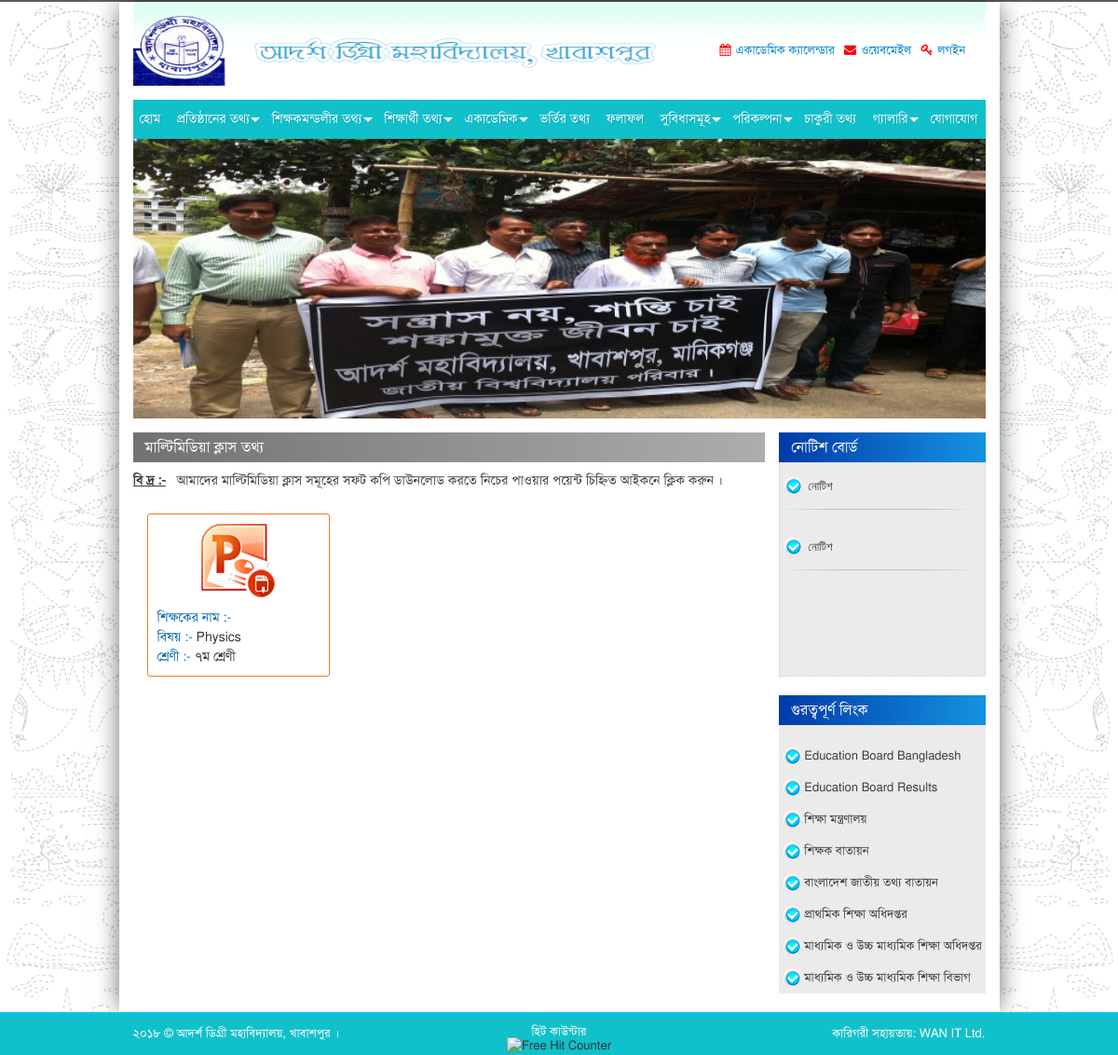
The app's page /page/content/multimedia-content with its own data.
### tables this page shows
CREATE TABLE `tbl_contact` (
  `id` tinyint(1) NOT NULL COMMENT 'PK',
  `school_name` varchar(255) NOT NULL,
  `email` varchar(255) NOT NULL,
  `address` text NOT NULL,
  `google_map` text NOT NULL,
  `logo` varchar(255) NOT NULL
);

CREATE TABLE `tbl_documents` (
  `id` int(10) NOT NULL COMMENT 'PK',
  `slug` varchar(255) NOT NULL,
  `title` varchar(255) NOT NULL,
  `file_name` varchar(255) NOT NULL
);

CREATE TABLE `tbl_static_page` (
  `id` int(10) NOT NULL COMMENT 'PK',
  `slug` varchar(255) NOT NULL,
  `title` varchar(255) NOT NULL,
  `details` text NOT NULL,
  `file_name` varchar(255) NOT NULL
);

CREATE TABLE `tbl_banners` (
  `id` int(10) NOT NULL COMMENT 'PK',
  `page` varchar(255) NOT NULL,
  `file_name` varchar(255) NOT NULL
);

CREATE TABLE `tbl_multimedia_content` (
  `id` int(10) NOT NULL COMMENT 'PK',
  `class_id` tinyint(4) NOT NULL COMMENT 'FK',
  `teacher_id` int(10) NOT NULL COMMENT 'FK',
  `title` varchar(255) NOT NULL,
  `file_name` varchar(255) NOT NULL,
  `published` datetime NOT NULL
);

CREATE TABLE `tbl_classes` (
  `id` int(10) NOT NULL COMMENT 'PK',
  `class_name` varchar(255) NOT NULL
);

CREATE TABLE `tbl_notice` (
  `id` int(10) NOT NULL COMMENT 'PK',
  `published` datetime NOT NULL,
  `title` varchar(255) NOT NULL,
  `details` text NOT NULL,
  `file_name` varchar(255) NOT NULL
);

### application/controllers/Page.php (called while the page is built, shortened)
<?php if (!defined('BASEPATH')) 	exit('Hacking Attempt: Get out of the system ..!');
class Page extends CI_Controller {
	public function content($page = NULL) {
		$this->load->view('header');
		$this->load->view($page);
		$this->load->view('footer');
	}
}

### index.php (called while the page is built, shortened)
<?php
require_once BASEPATH.'core/CodeIgniter.php';

### application/models/Contact_model.php (called while the page is built, shortened)
<?php if (!defined('BASEPATH')) 	exit('Hacking Attempt : Get Out of the system ..!');
class Contact_model extends CI_Model {
	var $table = 'contact';
	public function index() {
		$query = $this->db->get_where($this->table);
		return $query->row();
	}
}

### application/models/Documents_model.php (called while the page is built, shortened)
<?php if (!defined('BASEPATH')) 	exit('Hacking Attempt : Get Out of the system ..!');
class Documents_model extends CI_Model {
	var $table = 'documents';
	public function document_list () {
		$this->db->select('*');
		$this->db->from($this->table);
		$this->db->order_by('id', 'ASC');
		return $this->db->get()->result();
	}
}

### application/models/Static_page_model.php (called while the page is built, shortened)
<?php if (!defined('BASEPATH')) 	exit('Hacking Attempt : Get Out of the system ..!');
class Static_page_model extends CI_Model {
	var $table = 'static_page';
	public function page_list () {
		$this->db->select('*');
		$this->db->from($this->table);
		$this->db->order_by('id', 'ASC');
		return $this->db->get()->result();
	}
}

### application/models/Banners_model.php (called while the page is built, shortened)
<?php if (!defined('BASEPATH')) 	exit('Hacking Attempt : Get Out of the system ..!');
class Banners_model extends CI_Model {
	var $table = 'banners';
	public function banner_by_page ($page=NULL) {
		$this->db->select('*');
		$this->db->from($this->table);
		$this->db->where('page', $page);
		$this->db->order_by('id', 'RANDOM');
		$this->db->limit(1);
		return $this->db->get()->row();
	}
}

### application/models/Multimedia_content_model.php (called while the page is built, shortened)
<?php if (!defined('BASEPATH')) 	exit('Hacking Attempt : Get Out of the system ..!');
class Multimedia_content_model extends CI_Model {
	var $table = 'multimedia_content';
	public function mcontent () {
		$this->db->select('class_name, name, multimedia_content.*');
		$this->db->from($this->table);
		$this->db->join('classes', 'multimedia_content.class_id=classes.id', 'LEFT');
		$this->db->join('teacher', 'multimedia_content.teacher_id=teacher.id', 'LEFT');
		$this->db->order_by('id', 'DESC');
		return $this->db->get()->result();
	}
}

### application/models/Notice_model.php (called while the page is built, shortened)
<?php if (!defined('BASEPATH')) 	exit('Hacking Attempt : Get Out of the system ..!');
class Notice_model extends CI_Model {
	var $table = 'notice';
	public function notice_list () {
		$this->db->select('*');
		$this->db->from($this->table);
		$this->db->order_by('id', 'DESC');
		return $this->db->get()->result();
	}
}

### application/helpers/oyo_helper.php (called while the page is built, shortened)
<?php if (!defined('BASEPATH')) 	exit('Hacking Attempt: Get out of the system ..!');
function eng_to_bng($val) {
	$eng = array('0', '1', '2', '3', '4', '5', '6', '7', '8', '9');
	$bng = array('০', '১', '২', '৩', '৪', '৫', '৬', '৭', '৮', '৯');
	return str_ireplace($eng, $bng, $val);
}

### application/views/multimedia-content.php (the view, shortened to what this page needs)
		<div class="col-lg-12 col-md-12 col-sm-12 col-xs-12">
			<div id="main-page">
				<div class="row">
					<div class="col-lg-9 col-md-9 col-sm-9 col-xs-12">
						<div class="main-section-leftside">
							<div class="row">
								<div class="col-lg-12 col-md-12 col-sm-12 col-xs-12">
									 <div id="inner_p_content">
										 <h3 class="head_black">মাল্টিমিডিয়া ক্লাস তথ্য</h3>
										 <div class="multimedia_class">
											 <p class="paragraph" style="font-size:14px;"><strong style="text-decoration:underline">বি দ্র :-</strong> &nbsp; আমাদের মাল্টিমিডিয়া ক্লাস সমূহের সফট কপি ডাউনলোড করতে নিচের পাওয়ার পয়েন্ট চিহ্নিত আইকনে ক্লিক করুন   ।</p>
											 <?php foreach ($this->multimedia_content_model->mcontent() as $row) { ?>
												<div class="col-md-4">
													<div class="multimedia_box">
														<div class="mul_class_pic"><a href="<?php echo base_url().'assets/filemanager/multimedia_content/'.$row->file_name;?>"><img src="<?php echo base_url().'assets/site/';?>images/interface/ppt-icon.png" alt="Photo"></a></div>
													   <div class="multimedia_box_txt">
														   <p class="multimedia_box_txt_p">
															   <span class="multimedia_span">শিক্ষকের নাম :- </span><?php echo $row->name; ?><br/>
															   <span class="multimedia_span">বিষয় :- </span></span><?php echo $row->title; ?><br/>
															   <span class="multimedia_span">শ্রেণী :- </span></span><?php echo $row->class_name; ?>
														   </p>
													   </div>
												   </div>
												</div>
											 <?php } ?>
										 </div>
									 </div>
								</div>
							</div>
						</div>
					</div>
					<div class="col-lg-3 col-md-3 col-sm-3 col-xs-12 right-section-padding">
						<?php $this->load->view('sidebar');?>
					</div>
				</div>
			</div>
		</div>
	</div>
</div>
</div>

### application/views/header.php (shortened to what this page needs)
<?php
	$contact = $this->contact_model->index();
	$documents = $this->documents_model->document_list();
	$page_list = $this->static_page_model->page_list();
?>
<!DOCTYPE html>
<html lang="en">
<head>
	<link rel="stylesheet" type="text/css" href="<?php echo base_url().'assets/site/';?>css/bootstrap.min.css">
	<link rel="stylesheet" type="text/css" href="<?php echo base_url().'assets/site/';?>css/bootstrap-theme.min.css" />
	<link rel="stylesheet" type="text/css" href="<?php echo base_url().'assets/site/';?>css/fonts.css" />
	<link rel="stylesheet" type="text/css" href="<?php echo base_url().'assets/site/';?>css/client.css">
	<link rel="stylesheet" type="text/css" href="<?php echo base_url().'assets/site/';?>css/font-awesome.min.css">
	<link rel="stylesheet" type="text/css" href="<?php echo base_url().'assets/site/';?>css/addvertise_scroll.css" />
	<link rel="stylesheet" type="text/css" href="<?php echo base_url().'assets/site/';?>css/vticker.css" />
	<link rel="stylesheet" type="text/css" href="<?php echo base_url().'assets/site/';?>css/menu.css" />
	<link rel="stylesheet" href="https://cdnjs.cloudflare.com/ajax/libs/fancybox/2.1.5/jquery.fancybox.min.css" media="screen">
	<link rel="stylesheet" type="text/css" href="<?php echo base_url().'assets/site/';?>css/styles.css" />
</head>
<body>
<div class="container">
	<div class="row">
		<div id="body_wrapper">
			<div class="col-lg-12 col-md-12 col-sm-12 col-xs-12">
				<div id="header">
					<div class="header_inner">
						<div class="row">
							<div class="col-lg-8 col-md-8 col-sm-8 col-xs-12">
								<div class="logo">
									<a href="<?php echo base_url();?>"><img src="<?php echo base_url().'assets/filemanager/'.$contact->logo;?>"class="img-responsive" alt="<?php echo $contact->school_name;?>"> </a>
								</div>
							</div>
							<div class="col-lg-4 col-md-4 col-sm-4 col-xs-12">
								<div class="header-right">
									<ul>
										<li>
											<div class="calender">
												<?php foreach ($documents as $row) { if (in_array($row->id, array(1))) { ?>
													<a href="<?php echo base_url().'assets/filemanager/documents/'.$row->file_name;?>" target="_blank"><span><i class="fa fa-calendar" aria-hidden="true"></i></span><?php echo $row->title;?></a>
												<?php } } ?>
											</div>
										</li>
										<li>
											<div class="calender">
												<a href="<?php echo base_url().'webmail';?>" target="_blank"><span><i class="fa fa-envelope" aria-hidden="true"></i></span>ওয়েবমেইল</a>
											</div>
										</li>
										<li>
											<div class="calender">
												<a href="<?php echo base_url().'admin-panel';?>" target="_blank"><span><i class="fa fa-key" aria-hidden="true"></i></span>লগইন</a>
											</div>
										</li>
									</ul>
								</div>
							</div>
						</div>
					</div>
				</div>
			</div>
			<div class="col-lg-12 col-md-12 col-sm-12 col-xs-12">
				<div class="navigation">
					<div id='cssmenu'>
						<ul>
							<li><a href='<?php echo base_url();?>'><span>হোম</span></a></li>
							<li class='active has-sub'><a href='#'><span>  প্রতিষ্ঠানের তথ্য </span></a>
							</li>
							<li class='active has-sub'><a href='#'><span>  শিক্ষকমন্ডলীর তথ্য  </span></a>
							</li>
							<li class='active has-sub'><a href='#'><span>  শিক্ষার্থী তথ্য  </span></a>
							</li>
							<li class='active has-sub'><a href='#'><span>  একাডেমিক </span></a>
							</li>
							<?php foreach ($page_list as $row) { if (in_array($row->id, array(5))) { ?>
								<li><a href="<?php echo base_url()."page/single/".$row->slug;?>"><span><?php echo $row->title;?></span></a></li>
							<?php } } ?>
							<li><a href="<?php echo base_url().'page/content/results';?>"><span>ফলাফল </span></a></li>
							<li class='active has-sub'><a href='#'><span> সুবিধাসমূহ  </span></a>
							</li>
							<li class='active has-sub'><a href='#'><span> পরিকল্পনা  </span></a>
							</li>
							<?php foreach ($page_list as $row) { if (in_array($row->id, array(9))) { ?>
								<li><a href="<?php echo base_url()."page/single/".$row->slug;?>"><span><?php echo $row->title;?></span></a></li>
							<?php } } ?>
							<li class='active has-sub'><a href='#'><span> গ্যালারি </span></a>
							</li>
							<li class='last'><a href="<?php echo base_url().'page/content/contact';?>"><span>  যোগাযোগ </span></a></li>
						</ul>
					</div>
				</div>
			</div>
			<?php if($this->uri->segment(1)!=NULL) { ?>
				<div class="col-lg-12 col-md-12 col-sm-12 col-xs-12">
					<div id="banner_inner">
						<?php $banner = $this->banners_model->banner_by_page('অন্যান্য পেইজ'); ?>
						<img style="height:300px;width:100%" src="<?php echo base_url().'assets/filemanager/banners/'.$banner->file_name;?>" class="img-responsive" alt="Slider">
					</div>
				</div>
			<?php } ?>

### application/views/sidebar.php
<div class="main-section-rightside">
	<div class="notice-box">
		<h2 class="title-box">নোটিশ বোর্ড</h2>
		<div class="news_box">
			<div class="scroll-text" id="demo2">
				<ul>
					<?php foreach ($this->notice_model->notice_list() as $row) { ?>
						<li>
							<a href="<?php echo base_url().'page/notice/'.$row->id;?>">
								<div class="news_box_inner">
									<p class="news_box_p"><?php echo $row->title; ?></p>
								</div>
							</a>
						</li>
					<?php } ?>
				</ul>
			</div>
		</div>
	</div>
	<div class="notice-box">
		<h2 class="title-box">গুরত্বপূর্ণ লিংক</h2>
		<div class="drop-box">
			<div class="p_rgt_txt">
				<ul>
					<li><a target="_blank" href="http://www.educationboard.gov.bd/">Education Board Bangladesh</a></li>
					<li><a target="_blank" href="http://www.educationboardresults.gov.bd/">Education Board Results</a></li>
					<li><a target="_blank" href="http://www.moedu.gov.bd/">শিক্ষা মন্ত্রণালয়</a></li>
					<li><a target="_blank" href="https://www.teachers.gov.bd/"> শিক্ষক বাতায়ন</a></li>
					<li><a target="_blank" href="http://bangladesh.gov.bd/">বাংলাদেশ জাতীয় তথ্য বাতায়ন</a></li>
					<li><a target="_blank" href="http://www.dpe.gov.bd/">প্রাথমিক শিক্ষা অধিদপ্তর</a></li>
					<li><a target="_blank" href="http://www.dshe.gov.bd/"> মাধ্যমিক ও উচ্চ মাধ্যমিক শিক্ষা অধিদপ্তর</a></li>
					<li><a target="_blank" href="http://www.shed.gov.bd/"> মাধ্যমিক ও উচ্চ মাধ্যমিক শিক্ষা বিভাগ</a></li>
				</ul>
			</div>
		</div>
	</div>
</div>

### application/views/footer.php (shortened to what this page needs)
<?php $contact = $this->contact_model->index(); ?>
<div id="footer">
	<div class="container">
		<div class="row">
			<div class="col-lg-4 col-md-4 col-sm-4 col-xs-12">
				<div class="copy_right">
					<p class="copy_right_p">  <?php echo eng_to_bng(date('Y')). " &copy; ". $contact->school_name; ?>।</p>
				</div>
			</div>
			<div class="col-lg-4 col-md-4 col-sm-4 col-xs-12">
				<div class="hit_counter">
					<p class="paragraph_hit">হিট কাউন্টার</p>
					<div align="center" style="margin-top:-2px;">
						<img border="0" alt="Free Hit Counter" src="http://www.hit-counts.com/counter.php?t=MTM1ODUyOQ==">
					</div>
				</div>
			</div>
			<div class="col-lg-4 col-md-4 col-sm-4 col-xs-12">
				<div class="developed" style="float: right; width:100%;">
					<p class="copy_right_p"  style="float: right">কারিগরী সহায়তায়:<a href="http://wanitltd.com" target="_blank" > WAN IT Ltd.</a> </p>
				</div>
			</div>
		</div>
	</div>
</div>
</body>
</html>

### assets/site/css/addvertise_scroll.css (style rules this page uses)
.scroll-text { height: 545px; overflow: hidden; margin: 0 auto; border: 1px dotted #cfcfcf; padding: 0px; }
.scroll-text ul { width: 100%; margin: 0; padding:0; }
.scroll-text ul li { list-style:none; height:auto; padding-bottom:15px; }
.scroll-text ul li a { font-size:14px; font-family:Verdana, Geneva, sans-serif; color:#000; text-decoration:none; }

### assets/site/css/menu.css (style rules this page uses)
#cssmenu { position: relative; height: auto; width: auto; font-family: 'SolaimanLipiNormal'; }
#cssmenu ul { list-style: none; padding: 0; margin: 0; line-height: 1; }
#cssmenu > ul { position: relative; display: block; width: 100%; z-index: 500; }
#cssmenu:after, #cssmenu > ul:after { content: "."; display: block; clear: both; visibility: hidden; line-height: 0; height: 0; }
#cssmenu > ul > li { display: inline-block; position: relative; margin: 0; padding: 0; }
#cssmenu ul li a { display: block; font-family: 'SolaimanLipiNormal'; text-decoration: none; }
#cssmenu > ul > li > a { color: #fff; font-family: 'SolaimanLipiNormal'; font-size: 14px; font-weight: 500; padding: 14px 7px; font-weight: 500; text-transform: capitalize; transition: color 0.25s ease-out 0s; text-shadow: 1px 1px 1px rgba(0, 0, 0, 0.12); }
#cssmenu > ul > li.has-sub > a { padding-right: 13px; }
#cssmenu li.has-sub::after { display: block; content: ""; position: absolute; width: 0; height: 0; }
#cssmenu > ul > li.has-sub::after { right: 2px; top: 19px; border: 5px solid transparent; border-top-color: #fff; }

### records on screen
tbl_contact: logo (picture), school_name "আদর্শ ডিগ্রী মহাবিদ্যালয়, খাবাশপুর"
tbl_documents: title "একাডেমিক ক্যালেন্ডার"
tbl_static_page: title "ভর্তির তথ্য"
tbl_static_page: title "চাকুরী তথ্য"
tbl_banners: file_name (picture)
tbl_multimedia_content: title "Physics", class.class_name "৭ম শ্রেণী"
tbl_notice: title "নোটিশ"
tbl_notice: title "নোটিশ"
